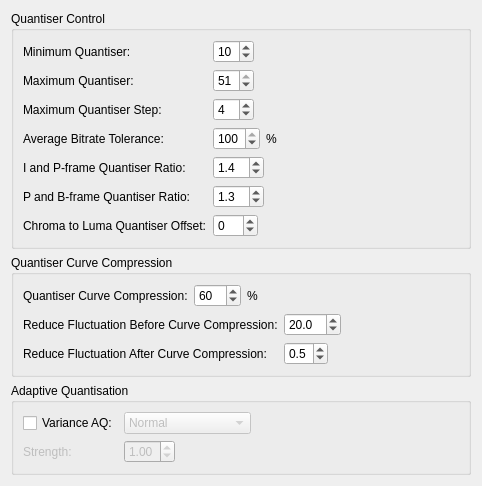
     <widget class="QWidget" name="tab_6">
      <attribute name="title">
       <string>Quantiser</string>
      </attribute>
      <layout class="QVBoxLayout" name="verticalLayout_9">
       <item>
        <widget class="QGroupBox" name="groupBox_4">
         <property name="title">
          <string>Quantiser Control</string>
         </property>
         <layout class="QVBoxLayout">
          <property name="spacing">
           <number>6</number>
          </property>
          <property name="margin">
           <number>9</number>
          </property>
          <item>
           <layout class="QGridLayout">
            <property name="margin">
             <number>0</number>
            </property>
            <property name="spacing">
             <number>6</number>
            </property>
            <item row="2" column="1">
             <layout class="QHBoxLayout">
              <property name="spacing">
               <number>6</number>
              </property>
              <property name="margin">
               <number>0</number>
              </property>
              <item>
               <widget class="QSpinBox" name="quantiserMaxStepSpinBox">
                <property name="maximum">
                 <number>10</number>
                </property>
                <property name="value">
                 <number>4</number>
                </property>
               </widget>
              </item>
              <item>
               <spacer name="spacer_42">
                <property name="orientation">
                 <enum>Qt::Horizontal</enum>
                </property>
                <property name="sizeHint" stdset="0">
                 <size>
                  <width>0</width>
                  <height>0</height>
                 </size>
                </property>
               </spacer>
              </item>
             </layout>
            </item>
            <item row="1" column="0">
             <widget class="QLabel" name="label_16">
              <property name="text">
               <string>Maximum Quantiser:</string>
              </property>
             </widget>
            </item>
            <item row="4" column="0">
             <widget class="QLabel" name="label_6">
              <property name="text">
               <string>I and P-frame Quantiser Ratio:</string>
              </property>
             </widget>
            </item>
            <item row="0" column="1">
             <layout class="QHBoxLayout">
              <property name="spacing">
               <number>6</number>
              </property>
              <property name="margin">
               <number>0</number>
              </property>
              <item>
               <widget class="QSpinBox" name="quantiserMinSpinBox">
                <property name="maximum">
                 <number>51</number>
                </property>
                <property name="value">
                 <number>10</number>
                </property>
               </widget>
              </item>
              <item>
               <spacer name="spacer_40">
                <property name="orientation">
                 <enum>Qt::Horizontal</enum>
                </property>
                <property name="sizeHint" stdset="0">
                 <size>
                  <width>0</width>
                  <height>0</height>
                 </size>
                </property>
               </spacer>
              </item>
             </layout>
            </item>
            <item row="5" column="1">
             <layout class="QHBoxLayout">
              <property name="spacing">
               <number>6</number>
              </property>
              <property name="margin">
               <number>0</number>
              </property>
              <item>
               <widget class="QDoubleSpinBox" name="quantiserPbRatioSpinBox">
                <property name="decimals">
                 <number>1</number>
                </property>
                <property name="minimum">
                 <double>1.000000000000000</double>
                </property>
                <property name="maximum">
                 <double>10.000000000000000</double>
                </property>
                <property name="singleStep">
                 <double>0.100000000000000</double>
                </property>
                <property name="value">
                 <double>1.300000000000000</double>
                </property>
               </widget>
              </item>
              <item>
               <spacer name="spacer_44">
                <property name="orientation">
                 <enum>Qt::Horizontal</enum>
                </property>
                <property name="sizeHint" stdset="0">
                 <size>
                  <width>0</width>
                  <height>0</height>
                 </size>
                </property>
               </spacer>
              </item>
             </layout>
            </item>
            <item row="3" column="1">
             <layout class="QHBoxLayout">
              <property name="spacing">
               <number>6</number>
              </property>
              <property name="margin">
               <number>0</number>
              </property>
              <item>
               <widget class="QSpinBox" name="avgBitrateToleranceSpinBox">
                <property name="minimum">
                 <number>0</number>
                </property>
                <property name="maximum">
                 <number>100</number>
                </property>
                <property name="value">
                 <number>100</number>
                </property>
               </widget>
              </item>
              <item>
               <widget class="QLabel" name="label_2">
                <property name="text">
                 <string>%</string>
                </property>
               </widget>
              </item>
              <item>
               <spacer name="spacer_45">
                <property name="orientation">
                 <enum>Qt::Horizontal</enum>
                </property>
                <property name="sizeHint" stdset="0">
                 <size>
                  <width>0</width>
                  <height>0</height>
                 </size>
                </property>
               </spacer>
              </item>
             </layout>
            </item>
            <item row="2" column="0">
             <widget class="QLabel" name="label_17">
              <property name="text">
               <string>Maximum Quantiser Step:</string>
              </property>
             </widget>
            </item>
            <item row="6" column="1">
             <layout class="QHBoxLayout">
              <property name="spacing">
               <number>6</number>
              </property>
              <property name="margin">
               <number>0</number>
              </property>
              <item>
               <widget class="QSpinBox" name="chromaLumaOffsetSpinBox">
                <property name="minimum">
                 <number>-12</number>
                </property>
                <property name="maximum">
                 <number>12</number>
                </property>
               </widget>
              </item>
              <item>
               <spacer name="spacer_41">
                <property name="orientation">
                 <enum>Qt::Horizontal</enum>
                </property>
                <property name="sizeHint" stdset="0">
                 <size>
                  <width>0</width>
                  <height>0</height>
                 </size>
                </property>
               </spacer>
              </item>
             </layout>
            </item>
            <item row="5" column="0">
             <widget class="QLabel" name="label_7">
              <property name="text">
               <string>P and B-frame Quantiser Ratio:</string>
              </property>
             </widget>
            </item>
            <item row="3" column="0">
             <widget class="QLabel" name="label_5">
              <property name="text">
               <string>Average Bitrate Tolerance:</string>
              </property>
             </widget>
            </item>
            <item row="6" column="0">
             <widget class="QLabel" name="label_20">
              <property name="text">
               <string>Chroma to Luma Quantiser Offset:</string>
              </property>
             </widget>
            </item>
            <item row="1" column="1">
             <layout class="QHBoxLayout">
              <property name="spacing">
               <number>6</number>
              </property>
              <property name="margin">
               <number>0</number>
              </property>
              <item>
               <widget class="QSpinBox" name="quantiserMaxSpinBox">
                <property name="maximum">
                 <number>51</number>
                </property>
                <property name="value">
                 <number>51</number>
                </property>
               </widget>
              </item>
              <item>
               <spacer name="spacer_46">
                <property name="orientation">
                 <enum>Qt::Horizontal</enum>
                </property>
                <property name="sizeHint" stdset="0">
                 <size>
                  <width>0</width>
                  <height>0</height>
                 </size>
                </property>
               </spacer>
              </item>
             </layout>
            </item>
            <item row="0" column="0">
             <widget class="QLabel" name="label_15">
              <property name="text">
               <string>Minimum Quantiser:</string>
              </property>
             </widget>
            </item>
            <item row="4" column="1">
             <layout class="QHBoxLayout">
              <property name="spacing">
               <number>6</number>
              </property>
              <property name="margin">
               <number>0</number>
              </property>
              <item>
               <widget class="QDoubleSpinBox" name="quantiserIpRatioSpinBox">
                <property name="decimals">
                 <number>1</number>
                </property>
                <property name="minimum">
                 <double>1.000000000000000</double>
                </property>
                <property name="maximum">
                 <double>10.000000000000000</double>
                </property>
                <property name="singleStep">
                 <double>0.100000000000000</double>
                </property>
                <property name="value">
                 <double>1.400000000000000</double>
                </property>
               </widget>
              </item>
              <item>
               <spacer name="spacer_43">
                <property name="orientation">
                 <enum>Qt::Horizontal</enum>
                </property>
                <property name="sizeHint" stdset="0">
                 <size>
                  <width>0</width>
                  <height>0</height>
                 </size>
                </property>
               </spacer>
              </item>
             </layout>
            </item>
           </layout>
          </item>
         </layout>
        </widget>
       </item>
       <item>
        <widget class="QGroupBox" name="groupBox_3">
         <property name="title">
          <string>Quantiser Curve Compression</string>
         </property>
         <layout class="QVBoxLayout">
          <property name="spacing">
           <number>6</number>
          </property>
          <property name="margin">
           <number>9</number>
          </property>
          <item>
           <layout class="QHBoxLayout">
            <property name="spacing">
             <number>6</number>
            </property>
            <property name="margin">
             <number>0</number>
            </property>
            <item>
             <widget class="QLabel" name="label_8">
              <property name="text">
               <string>Quantiser Curve Compression:</string>
              </property>
             </widget>
            </item>
            <item>
             <layout class="QHBoxLayout">
              <property name="spacing">
               <number>6</number>
              </property>
              <property name="margin">
               <number>0</number>
              </property>
              <item>
               <widget class="QSpinBox" name="quantiserCurveCompressSpinBox">
                <property name="maximum">
                 <number>100</number>
                </property>
                <property name="value">
                 <number>60</number>
                </property>
               </widget>
              </item>
              <item>
               <widget class="QLabel" name="label_18">
                <property name="text">
                 <string>%</string>
                </property>
               </widget>
              </item>
              <item>
               <spacer name="spacer_49">
                <property name="orientation">
                 <enum>Qt::Horizontal</enum>
                </property>
                <property name="sizeHint" stdset="0">
                 <size>
                  <width>0</width>
                  <height>0</height>
                 </size>
                </property>
               </spacer>
              </item>
             </layout>
            </item>
           </layout>
          </item>
          <item>
           <layout class="QGridLayout">
            <property name="margin">
             <number>0</number>
            </property>
            <property name="spacing">
             <number>6</number>
            </property>
            <item row="0" column="0">
             <widget class="QLabel" name="label_21">
              <property name="text">
               <string>Reduce Fluctuation Before Curve Compression:</string>
              </property>
             </widget>
            </item>
            <item row="0" column="1">
             <layout class="QHBoxLayout">
              <property name="spacing">
               <number>6</number>
              </property>
              <property name="margin">
               <number>0</number>
              </property>
              <item>
               <widget class="QDoubleSpinBox" name="quantiserBeforeCompressSpinBox">
                <property name="decimals">
                 <number>1</number>
                </property>
                <property name="maximum">
                 <double>999.000000000000000</double>
                </property>
                <property name="value">
                 <double>20.000000000000000</double>
                </property>
               </widget>
              </item>
              <item>
               <spacer name="spacer_50">
                <property name="orientation">
                 <enum>Qt::Horizontal</enum>
                </property>
                <property name="sizeHint" stdset="0">
                 <size>
                  <width>0</width>
                  <height>0</height>
                 </size>
                </property>
               </spacer>
              </item>
             </layout>
            </item>
            <item row="1" column="1">
             <layout class="QHBoxLayout">
              <property name="spacing">
               <number>6</number>
              </property>
              <property name="margin">
               <number>0</number>
              </property>
              <item>
               <widget class="QDoubleSpinBox" name="quantiserAfterCompressSpinBox">
                <property name="decimals">
                 <number>1</number>
                </property>
                <property name="maximum">
                 <double>1.000000000000000</double>
                </property>
                <property name="singleStep">
                 <double>0.100000000000000</double>
                </property>
                <property name="value">
                 <double>0.500000000000000</double>
                </property>
               </widget>
              </item>
              <item>
               <spacer name="spacer_48">
                <property name="orientation">
                 <enum>Qt::Horizontal</enum>
                </property>
                <property name="sizeHint" stdset="0">
                 <size>
                  <width>0</width>
                  <height>0</height>
                 </size>
                </property>
               </spacer>
              </item>
             </layout>
            </item>
            <item row="1" column="0">
             <widget class="QLabel" name="label_22">
              <property name="text">
               <string>Reduce Fluctuation After Curve Compression:</string>
              </property>
             </widget>
            </item>
           </layout>
          </item>
         </layout>
        </widget>
       </item>
       <item>
        <widget class="QGroupBox" name="aqGroupBox">
         <property name="title">
          <string>Adaptive Quantisation</string>
         </property>
         <layout class="QVBoxLayout" name="verticalLayout_8">
          <item>
           <layout class="QGridLayout" name="gridLayout_4">
            <item row="0" column="0">
             <widget class="QCheckBox" name="aqVarianceCheckBox">
              <property name="text">
               <string>Variance AQ:</string>
              </property>
             </widget>
            </item>
            <item row="0" column="1">
             <layout class="QHBoxLayout" name="horizontalLayout_6">
              <item>
               <widget class="QComboBox" name="aqAlgoComboBox">
                <property name="enabled">
                 <bool>false</bool>
                </property>
                <item>
                 <property name="text">
                  <string>Normal</string>
                 </property>
                </item>
                <item>
                 <property name="text">
                  <string>Auto Variance AQ</string>
                 </property>
                </item>
               </widget>
              </item>
              <item>
               <spacer name="spacer_47">
                <property name="orientation">
                 <enum>Qt::Horizontal</enum>
                </property>
                <property name="sizeHint" stdset="0">
                 <size>
                  <width>208</width>
                  <height>13</height>
                 </size>
                </property>
               </spacer>
              </item>
             </layout>
            </item>
            <item row="1" column="0">
             <widget class="QLabel" name="aqStrengthLabel">
              <property name="enabled">
               <bool>false</bool>
              </property>
              <property name="text">
               <string>Strength:</string>
              </property>
             </widget>
            </item>
            <item row="1" column="1">
             <layout class="QHBoxLayout" name="horizontalLayout_7">
              <item>
               <widget class="QDoubleSpinBox" name="aqStrengthSpinBox">
                <property name="enabled">
                 <bool>false</bool>
                </property>
                <property name="decimals">
                 <number>2</number>
                </property>
                <property name="minimum">
                 <double>0.500000000000000</double>
                </property>
                <property name="maximum">
                 <double>1.500000000000000</double>
                </property>
                <property name="singleStep">
                 <double>0.100000000000000</double>
                </property>
                <property name="value">
                 <double>1.000000000000000</double>
                </property>
               </widget>
              </item>
              <item>
               <spacer name="horizontalSpacer_7">
                <property name="orientation">
                 <enum>Qt::Horizontal</enum>
                </property>
                <property name="sizeHint" stdset="0">
                 <size>
                  <width>40</width>
                  <height>20</height>
                 </size>
                </property>
               </spacer>
              </item>
             </layout>
            </item>
           </layout>
          </item>
         </layout>
        </widget>
       </item>
       <item>
        <spacer name="spacer_52">
         <property name="orientation">
          <enum>Qt::Vertical</enum>
         </property>
         <property name="sizeHint" stdset="0">
          <size>
           <width>0</width>
           <height>0</height>
          </size>
         </property>
        </spacer>
       </item>
      </layout>
     </widget>
